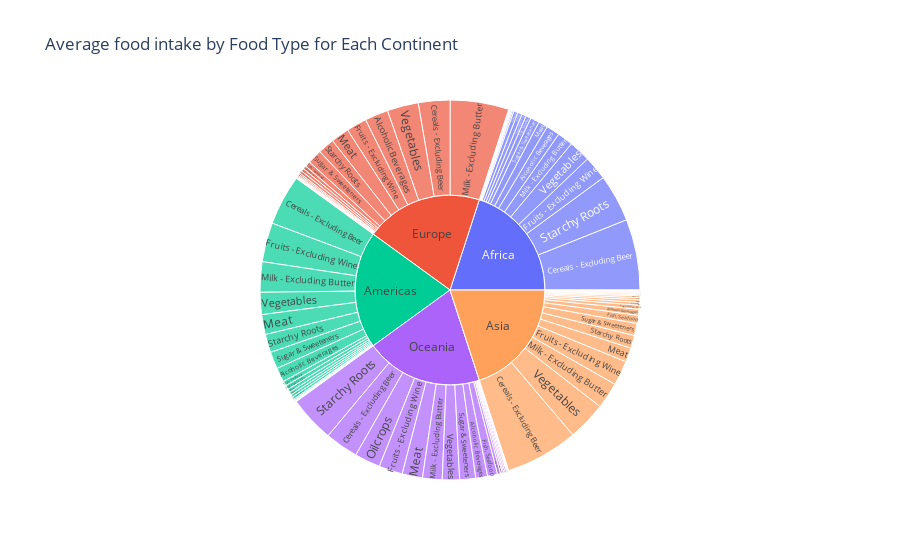

The notebook cell this image was saved under:
### Markdown cell above
## Average food type intake visualized per continent as a sunburst chart

### Code cell
# create the sunburst chart using the dataframe created in the 'data wrangling' section above
fig = px.sunburst(sun, path=['region', 'level_1'], values='value', title= 'Average food intake by Food Type for Each Continent')
#display chart
fig.show()

### Figure 1 — Plotly figure (JSON) as saved in the notebook; plotly's stock layout.template omitted (floating-point values rounded to 4 significant figures)
{"data": [{"branchvalues": "total", "domain": {"x": [0, 1], "y": [0, 1]}, "hovertemplate": "labels=%{label}<br>value=%{value}<br>parent=%{parent}<br>id=%{id}<extra></extra>", "ids": ["Africa/Alcoholic Beverages", "Americas/Alcoholic Beverages", "Asia/Alcoholic Beverages", "Europe/Alcoholic Beverages", "Oceania/Alcoholic Beverages", "Africa/Animal fats", "Americas/Animal fats", "Asia/Animal fats", "Europe/Animal fats", "Oceania/Animal fats", "Africa/Aquatic Products, Other", "Americas/Aquatic Products, Other", "Asia/Aquatic Products, Other", "Europe/Aquatic Products, Other", "Oceania/Aquatic Products, Other", "Africa/Cereals - Excluding Beer", "Americas/Cereals - Excluding Beer", "Asia/Cereals - Excluding Beer", "Europe/Cereals - Excluding Beer", "Oceania/Cereals - Excluding Beer", "Africa/Eggs", "Americas/Eggs", "Asia/Eggs", "Europe/Eggs", "Oceania/Eggs", "Africa/Fish, Seafood", "Americas/Fish, Seafood", "Asia/Fish, Seafood", "Europe/Fish, Seafood", "Oceania/Fish, Seafood", "Africa/Fruits - Excluding Wine", "Americas/Fruits - Excluding Wine", "Asia/Fruits - Excluding Wine", "Europe/Fruits - Excluding Wine", "Oceania/Fruits - Excluding Wine", "Africa/Meat", "Americas/Meat", "Asia/Meat", "Europe/Meat", "Oceania/Meat", "Africa/Milk - Excluding Butter", "Americas/Milk - Excluding Butter", "Asia/Milk - Excluding Butter", "Europe/Milk - Excluding Butter", "Oceania/Milk - Excluding Butter", "Africa/Miscellaneous", "Americas/Miscellaneous", "Asia/Miscellaneous", "Europe/Miscellaneous", "Oceania/Miscellaneous", "Africa/Offals", "Americas/Offals", "Asia/Offals", "Europe/Offals", "Oceania/Offals", "Africa/Oilcrops", "Americas/Oilcrops", "Asia/Oilcrops", "Europe/Oilcrops", "Oceania/Oilcrops", "Africa/Pulses", "Americas/Pulses", "Asia/Pulses", "Europe/Pulses", "Oceania/Pulses", "Africa/Spices", "Americas/Spices", "Asia/Spices", "Europe/Spices", "Oceania/Spices", "Africa/Starchy Roots", "Americas/Starchy Roots", "Asia/Starchy Roots", "Europe/Starchy Roots", "Oceania/Starchy Roots", "Africa/Stimulants", "Americas/Stimulants", "Asia/Stimulants", "Europe/Stimulants", "Oceania/Stimulants", "Africa/Sugar & Sweeteners", "Americas/Sugar & Sweeteners", "Asia/Sugar & Sweeteners", "Europe/Sugar & Sweeteners", "Oceania/Sugar & Sweeteners", "Africa/Sugar Crops", "Americas/Sugar Crops", "Asia/Sugar Crops", "Europe/Sugar Crops", "Oceania/Sugar Crops", "Africa/Treenuts", "Americas/Treenuts", "Asia/Treenuts", "Europe/Treenuts", "Oceania/Treenuts", "Africa/Vegetable Oils", "Americas/Vegetable Oils", "Asia/Vegetable Oils", "Europe/Vegetable Oils", "Oceania/Vegetable Oils", "Africa/Vegetables", "Americas/Vegetables", "Asia/Vegetables", "Europe/Vegetables", "Oceania/Vegetables", "Africa", "Americas", "Asia", "Europe", "Oceania"], "labels": ["Alcoholic Beverages", "Alcoholic Beverages", "Alcoholic Beverages", "Alcoholic Beverages", "Alcoholic Beverages", "Animal fats", "Animal fats", "Animal fats", "Animal fats", "Animal fats", "Aquatic Products, Other", "Aquatic Products, Other", "Aquatic Products, Other", "Aquatic Products, Other", "Aquatic Products, Other", "Cereals - Excluding Beer", "Cereals - Excluding Beer", "Cereals - Excluding Beer", "Cereals - Excluding Beer", "Cereals - Excluding Beer", "Eggs", "Eggs", "Eggs", "Eggs", "Eggs", "Fish, Seafood", "Fish, Seafood", "Fish, Seafood", "Fish, Seafood", "Fish, Seafood", "Fruits - Excluding Wine", "Fruits - Excluding Wine", "Fruits - Excluding Wine", "Fruits - Excluding Wine", "Fruits - Excluding Wine", "Meat", "Meat", "Meat", "Meat", "Meat", "Milk - Excluding Butter", "Milk - Excluding Butter", "Milk - Excluding Butter", "Milk - Excluding Butter", "Milk - Excluding Butter", "Miscellaneous", "Miscellaneous", "Miscellaneous", "Miscellaneous", "Miscellaneous", "Offals", "Offals", "Offals", "Offals", "Offals", "Oilcrops", "Oilcrops", "Oilcrops", "Oilcrops", "Oilcrops", "Pulses", "Pulses", "Pulses", "Pulses", "Pulses", "Spices", "Spices", "Spices", "Spices", "Spices", "Starchy Roots", "Starchy Roots", "Starchy Roots", "Starchy Roots", "Starchy Roots", "Stimulants", "Stimulants", "Stimulants", "Stimulants", "Stimulants", "Sugar & Sweeteners", "Sugar & Sweeteners", "Sugar & Sweeteners", "Sugar & Sweeteners", "Sugar & Sweeteners", "Sugar Crops", "Sugar Crops", "Sugar Crops", "Sugar Crops", "Sugar Crops", "Treenuts", "Treenuts", "Treenuts", "Treenuts", "Treenuts", "Vegetable Oils", "Vegetable Oils", "Vegetable Oils", "Vegetable Oils", "Vegetable Oils", "Vegetables", "Vegetables", "Vegetables", "Vegetables", "Vegetables", "Africa", "Americas", "Asia", "Europe", "Oceania"], "name": "", "parents": ["Africa", "Americas", "Asia", "Europe", "Oceania", "Africa", "Americas", "Asia", "Europe", "Oceania", "Africa", "Americas", "Asia", "Europe", "Oceania", "Africa", "Americas", "Asia", "Europe", "Oceania", "Africa", "Americas", "Asia", "Europe", "Oceania", "Africa", "Americas", "Asia", "Europe", "Oceania", "Africa", "Americas", "Asia", "Europe", "Oceania", "Africa", "Americas", "Asia", "Europe", "Oceania", "Africa", "Americas", "Asia", "Europe", "Oceania", "Africa", "Americas", "Asia", "Europe", "Oceania", "Africa", "Americas", "Asia", "Europe", "Oceania", "Africa", "Americas", "Asia", "Europe", "Oceania", "Africa", "Americas", "Asia", "Europe", "Oceania", "Africa", "Americas", "Asia", "Europe", "Oceania", "Africa", "Americas", "Asia", "Europe", "Oceania", "Africa", "Americas", "Asia", "Europe", "Oceania", "Africa", "Americas", "Asia", "Europe", "Oceania", "Africa", "Americas", "Asia", "Europe", "Oceania", "Africa", "Americas", "Asia", "Europe", "Oceania", "Africa", "Americas", "Asia", "Europe", "Oceania", "Africa", "Americas", "Asia", "Europe", "Oceania", "", "", "", "", ""], "type": "sunburst", "values": [5.733, 6.075, 2.532, 9.952, 5.04, 0.1253, 0.2606, 0.2792, 1.136, 0.5868, 0.001049, 0.005079, 0.1038, 0.002679, 0.0527, 30.12, 21.4, 30.97, 13.47, 14.17, 0.3517, 1.208, 1.131, 1.237, 0.6064, 2.16, 2.019, 3.454, 2.33, 4.238, 10.24, 16.65, 10.5, 8.65, 10.08, 3.948, 8.47, 6.053, 7.775, 8.661, 6.681, 12.91, 11.22, 24.95, 8.326, 0.6135, 1.043, 0.7821, 0.635, 0.8032, 0.4448, 0.3655, 0.4244, 0.314, 0.3575, 1.734, 1.084, 1.19, 0.3894, 10.94, 1.87, 1.407, 0.868, 0.2909, 0.6027, 0.1754, 0.1317, 0.2998, 0.1335, 0.09243, 20.25, 7.781, 5.482, 7.006, 19.56, 0.2007, 0.4669, 0.4956, 0.5874, 0.3015, 3.839, 7.258, 5.167, 6.151, 6.785, 0.2193, 0.09713, 0.4877, 3.684e-05, 0.004833, 0.1704, 0.1336, 0.3606, 0.2871, 0.1778, 1.884, 1.823, 1.7, 1.427, 1.299, 9.248, 9.418, 16.5, 13.29, 7.32, 100.0, 100.0, 100.0, 100.0, 100.0]}], "layout": {"autosize": true, "legend": {"tracegroupgap": 0}, "title": {"text": "Average food intake by Food Type for Each Continent"}}}
